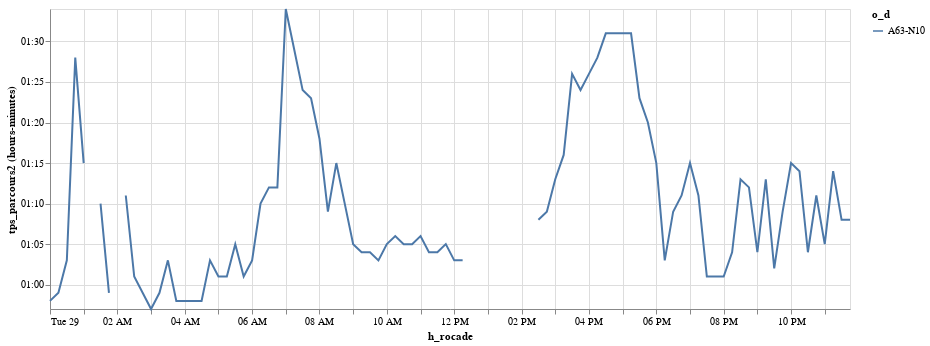

The notebook cell saved with this chart:
### Code cell
alt.Chart(pour_graph2).mark_line().encode(
    x='h_rocade',
    y='hoursminutes(tps_parcours2)',
color='o_d').properties(width=800)

### Figure 1 — Vega-Lite specification as saved in the notebook (floating-point values rounded to 4 significant figures)
{"$schema": "https://vega.github.io/schema/vega-lite/v2.6.0.json", "config": {"view": {"height": 300, "width": 400}}, "data": {"name": "data-b45328a9ce096abb63ddb36658545b68"}, "datasets": {"data-b45328a9ce096abb63ddb36658545b68": [{"h_rocade": "2019-01-29T00:00:00", "o_d": "A63-N10", "tps_parcours2": "2019-01-31T00:58:32.500000"}, {"h_rocade": "2019-01-29T00:15:00", "o_d": "A63-N10", "tps_parcours2": "2019-01-31T00:59:42.888888888"}, {"h_rocade": "2019-01-29T00:30:00", "o_d": "A63-N10", "tps_parcours2": "2019-01-31T01:03:22.666666666"}, {"h_rocade": "2019-01-29T00:45:00", "o_d": "A63-N10", "tps_parcours2": "2019-01-31T01:28:51"}, {"h_rocade": "2019-01-29T01:00:00", "o_d": "A63-N10", "tps_parcours2": "2019-01-31T01:15:06"}, {"h_rocade": "2019-01-29T01:15:00", "o_d": "A63-N10", "tps_parcours2": ""}, {"h_rocade": "2019-01-29T01:30:00", "o_d": "A63-N10", "tps_parcours2": "2019-01-31T01:10:58.500000"}, {"h_rocade": "2019-01-29T01:45:00", "o_d": "A63-N10", "tps_parcours2": "2019-01-31T00:59:40"}, {"h_rocade": "2019-01-29T02:00:00", "o_d": "A63-N10", "tps_parcours2": ""}, {"h_rocade": "2019-01-29T02:15:00", "o_d": "A63-N10", "tps_parcours2": "2019-01-31T01:11:13"}, {"h_rocade": "2019-01-29T02:30:00", "o_d": "A63-N10", "tps_parcours2": "2019-01-31T01:01:59"}, {"h_rocade": "2019-01-29T02:45:00", "o_d": "A63-N10", "tps_parcours2": "2019-01-31T00:59:30"}, {"h_rocade": "2019-01-29T03:00:00", "o_d": "A63-N10", "tps_parcours2": "2019-01-31T00:57:49"}, {"h_rocade": "2019-01-29T03:15:00", "o_d": "A63-N10", "tps_parcours2": "2019-01-31T00:59:26"}, {"h_rocade": "2019-01-29T03:30:00", "o_d": "A63-N10", "tps_parcours2": "2019-01-31T01:03:51.333333333"}, {"h_rocade": "2019-01-29T03:45:00", "o_d": "A63-N10", "tps_parcours2": "2019-01-31T00:58:35.500000"}, {"h_rocade": "2019-01-29T04:00:00", "o_d": "A63-N10", "tps_parcours2": "2019-01-31T00:58:44.750000"}, {"h_rocade": "2019-01-29T04:15:00", "o_d": "A63-N10", "tps_parcours2": "2019-01-31T00:58:41.250000"}, {"h_rocade": "2019-01-29T04:30:00", "o_d": "A63-N10", "tps_parcours2": "2019-01-31T00:58:49.500000"}, {"h_rocade": "2019-01-29T04:45:00", "o_d": "A63-N10", "tps_parcours2": "2019-01-31T01:03:10.777777777"}, {"h_rocade": "2019-01-29T05:00:00", "o_d": "A63-N10", "tps_parcours2": "2019-01-31T01:01:53.250000"}, {"h_rocade": "2019-01-29T05:15:00", "o_d": "A63-N10", "tps_parcours2": "2019-01-31T01:01:19.857142857"}, {"h_rocade": "2019-01-29T05:30:00", "o_d": "A63-N10", "tps_parcours2": "2019-01-31T01:05:11"}, {"h_rocade": "2019-01-29T05:45:00", "o_d": "A63-N10", "tps_parcours2": "2019-01-31T01:01:02"}, {"h_rocade": "2019-01-29T06:00:00", "o_d": "A63-N10", "tps_parcours2": "2019-01-31T01:03:39.875000"}, {"h_rocade": "2019-01-29T06:15:00", "o_d": "A63-N10", "tps_parcours2": "2019-01-31T01:10:45"}, {"h_rocade": "2019-01-29T06:30:00", "o_d": "A63-N10", "tps_parcours2": "2019-01-31T01:12:34.400000"}, {"h_rocade": "2019-01-29T06:45:00", "o_d": "A63-N10", "tps_parcours2": "2019-01-31T01:12:16.777777777"}, {"h_rocade": "2019-01-29T07:00:00", "o_d": "A63-N10", "tps_parcours2": "2019-01-31T01:34:56"}, {"h_rocade": "2019-01-29T07:15:00", "o_d": "A63-N10", "tps_parcours2": "2019-01-31T01:29:46.333333333"}, {"h_rocade": "2019-01-29T07:30:00", "o_d": "A63-N10", "tps_parcours2": "2019-01-31T01:24:49.928571428"}, {"h_rocade": "2019-01-29T07:45:00", "o_d": "A63-N10", "tps_parcours2": "2019-01-31T01:23:49.909090909"}, {"h_rocade": "2019-01-29T08:00:00", "o_d": "A63-N10", "tps_parcours2": "2019-01-31T01:18:20"}, {"h_rocade": "2019-01-29T08:15:00", "o_d": "A63-N10", "tps_parcours2": "2019-01-31T01:09:39.857142857"}, {"h_rocade": "2019-01-29T08:30:00", "o_d": "A63-N10", "tps_parcours2": "2019-01-31T01:15:49"}, {"h_rocade": "2019-01-29T08:45:00", "o_d": "A63-N10", "tps_parcours2": "2019-01-31T01:10:15.659090909"}, {"h_rocade": "2019-01-29T09:00:00", "o_d": "A63-N10", "tps_parcours2": "2019-01-31T01:05:19.476190476"}, {"h_rocade": "2019-01-29T09:15:00", "o_d": "A63-N10", "tps_parcours2": "2019-01-31T01:04:43.367346938"}, {"h_rocade": "2019-01-29T09:30:00", "o_d": "A63-N10", "tps_parcours2": "2019-01-31T01:04:50.925925925"}, {"h_rocade": "2019-01-29T09:45:00", "o_d": "A63-N10", "tps_parcours2": "2019-01-31T01:03:59.731707317"}, {"h_rocade": "2019-01-29T10:00:00", "o_d": "A63-N10", "tps_parcours2": "2019-01-31T01:05:21.756097560"}, {"h_rocade": "2019-01-29T10:15:00", "o_d": "A63-N10", "tps_parcours2": "2019-01-31T01:06:22.250000"}, {"h_rocade": "2019-01-29T10:30:00", "o_d": "A63-N10", "tps_parcours2": "2019-01-31T01:05:22.086956521"}, {"h_rocade": "2019-01-29T10:45:00", "o_d": "A63-N10", "tps_parcours2": "2019-01-31T01:05:42.545454545"}, {"h_rocade": "2019-01-29T11:00:00", "o_d": "A63-N10", "tps_parcours2": "2019-01-31T01:06:32.500000"}, {"h_rocade": "2019-01-29T11:15:00", "o_d": "A63-N10", "tps_parcours2": "2019-01-31T01:04:18.232558139"}, {"h_rocade": "2019-01-29T11:30:00", "o_d": "A63-N10", "tps_parcours2": "2019-01-31T01:04:56"}, {"h_rocade": "2019-01-29T11:45:00", "o_d": "A63-N10", "tps_parcours2": "2019-01-31T01:05:22.196428571"}, {"h_rocade": "2019-01-29T12:00:00", "o_d": "A63-N10", "tps_parcours2": "2019-01-31T01:03:32.333333333"}, {"h_rocade": "2019-01-29T12:15:00", "o_d": "A63-N10", "tps_parcours2": "2019-01-31T01:03:10.800000"}, {"h_rocade": "2019-01-29T12:30:00", "o_d": "A63-N10", "tps_parcours2": ""}, {"h_rocade": "2019-01-29T12:45:00", "o_d": "A63-N10", "tps_parcours2": ""}, {"h_rocade": "2019-01-29T13:00:00", "o_d": "A63-N10", "tps_parcours2": ""}, {"h_rocade": "2019-01-29T13:15:00", "o_d": "A63-N10", "tps_parcours2": ""}, {"h_rocade": "2019-01-29T13:30:00", "o_d": "A63-N10", "tps_parcours2": ""}, {"h_rocade": "2019-01-29T13:45:00", "o_d": "A63-N10", "tps_parcours2": ""}, {"h_rocade": "2019-01-29T14:00:00", "o_d": "A63-N10", "tps_parcours2": ""}, {"h_rocade": "2019-01-29T14:15:00", "o_d": "A63-N10", "tps_parcours2": ""}, {"h_rocade": "2019-01-29T14:30:00", "o_d": "A63-N10", "tps_parcours2": "2019-01-31T01:08:38"}, {"h_rocade": "2019-01-29T14:45:00", "o_d": "A63-N10", "tps_parcours2": "2019-01-31T01:09:28.633333333"}, {"h_rocade": "2019-01-29T15:00:00", "o_d": "A63-N10", "tps_parcours2": "2019-01-31T01:13:50.517241379"}, {"h_rocade": "2019-01-29T15:15:00", "o_d": "A63-N10", "tps_parcours2": "2019-01-31T01:16:48.088235294"}, {"h_rocade": "2019-01-29T15:30:00", "o_d": "A63-N10", "tps_parcours2": "2019-01-31T01:26:46.333333333"}, {"h_rocade": "2019-01-29T15:45:00", "o_d": "A63-N10", "tps_parcours2": "2019-01-31T01:24:15.826086956"}, {"h_rocade": "2019-01-29T16:00:00", "o_d": "A63-N10", "tps_parcours2": "2019-01-31T01:26:01.125000"}, {"h_rocade": "2019-01-29T16:15:00", "o_d": "A63-N10", "tps_parcours2": "2019-01-31T01:28:19.375000"}, {"h_rocade": "2019-01-29T16:30:00", "o_d": "A63-N10", "tps_parcours2": "2019-01-31T01:31:01.653846153"}, {"h_rocade": "2019-01-29T16:45:00", "o_d": "A63-N10", "tps_parcours2": "2019-01-31T01:31:01.500000"}, {"h_rocade": "2019-01-29T17:00:00", "o_d": "A63-N10", "tps_parcours2": "2019-01-31T01:31:11.222222222"}, {"h_rocade": "2019-01-29T17:15:00", "o_d": "A63-N10", "tps_parcours2": "2019-01-31T01:31:10.090909090"}, {"h_rocade": "2019-01-29T17:30:00", "o_d": "A63-N10", "tps_parcours2": "2019-01-31T01:23:24.571428571"}, {"h_rocade": "2019-01-29T17:45:00", "o_d": "A63-N10", "tps_parcours2": "2019-01-31T01:20:41.437500"}, {"h_rocade": "2019-01-29T18:00:00", "o_d": "A63-N10", "tps_parcours2": "2019-01-31T01:15:04.250000"}, {"h_rocade": "2019-01-29T18:15:00", "o_d": "A63-N10", "tps_parcours2": "2019-01-31T01:03:50.750000"}, {"h_rocade": "2019-01-29T18:30:00", "o_d": "A63-N10", "tps_parcours2": "2019-01-31T01:09:39.636363636"}, {"h_rocade": "2019-01-29T18:45:00", "o_d": "A63-N10", "tps_parcours2": "2019-01-31T01:11:40.222222222"}, {"h_rocade": "2019-01-29T19:00:00", "o_d": "A63-N10", "tps_parcours2": "2019-01-31T01:15:19"}, {"h_rocade": "2019-01-29T19:15:00", "o_d": "A63-N10", "tps_parcours2": "2019-01-31T01:11:02.285714285"}, {"h_rocade": "2019-01-29T19:30:00", "o_d": "A63-N10", "tps_parcours2": "2019-01-31T01:01:58.428571428"}, {"h_rocade": "2019-01-29T19:45:00", "o_d": "A63-N10", "tps_parcours2": "2019-01-31T01:01:08.833333333"}, {"h_rocade": "2019-01-29T20:00:00", "o_d": "A63-N10", "tps_parcours2": "2019-01-31T01:01:17.833333333"}, {"h_rocade": "2019-01-29T20:15:00", "o_d": "A63-N10", "tps_parcours2": "2019-01-31T01:04:25.500000"}, {"h_rocade": "2019-01-29T20:30:00", "o_d": "A63-N10", "tps_parcours2": "2019-01-31T01:13:48.562500"}, {"h_rocade": "2019-01-29T20:45:00", "o_d": "A63-N10", "tps_parcours2": "2019-01-31T01:12:56"}, {"h_rocade": "2019-01-29T21:00:00", "o_d": "A63-N10", "tps_parcours2": "2019-01-31T01:04:32.181818181"}, {"h_rocade": "2019-01-29T21:15:00", "o_d": "A63-N10", "tps_parcours2": "2019-01-31T01:13:38.941176470"}, {"h_rocade": "2019-01-29T21:30:00", "o_d": "A63-N10", "tps_parcours2": "2019-01-31T01:02:32.400000"}, {"h_rocade": "2019-01-29T21:45:00", "o_d": "A63-N10", "tps_parcours2": "2019-01-31T01:09:17.333333333"}, {"h_rocade": "2019-01-29T22:00:00", "o_d": "A63-N10", "tps_parcours2": "2019-01-31T01:15:03.210526315"}, {"h_rocade": "2019-01-29T22:15:00", "o_d": "A63-N10", "tps_parcours2": "2019-01-31T01:14:25"}, {"h_rocade": "2019-01-29T22:30:00", "o_d": "A63-N10", "tps_parcours2": "2019-01-31T01:04:24"}, {"h_rocade": "2019-01-29T22:45:00", "o_d": "A63-N10", "tps_parcours2": "2019-01-31T01:11:10.583333333"}, {"h_rocade": "2019-01-29T23:00:00", "o_d": "A63-N10", "tps_parcours2": "2019-01-31T01:05:59.300000"}, {"h_rocade": "2019-01-29T23:15:00", "o_d": "A63-N10", "tps_parcours2": "2019-01-31T01:14:34.727272727"}, {"h_rocade": "2019-01-29T23:30:00", "o_d": "A63-N10", "tps_parcours2": "2019-01-31T01:08:53.166666666"}, {"h_rocade": "2019-01-29T23:45:00", "o_d": "A63-N10", "tps_parcours2": "2019-01-31T01:08:55.555555555"}]}, "encoding": {"color": {"field": "o_d", "type": "nominal"}, "x": {"field": "h_rocade", "type": "temporal"}, "y": {"field": "tps_parcours2", "timeUnit": "hoursminutes", "type": "temporal"}}, "mark": "line", "width": 800}
